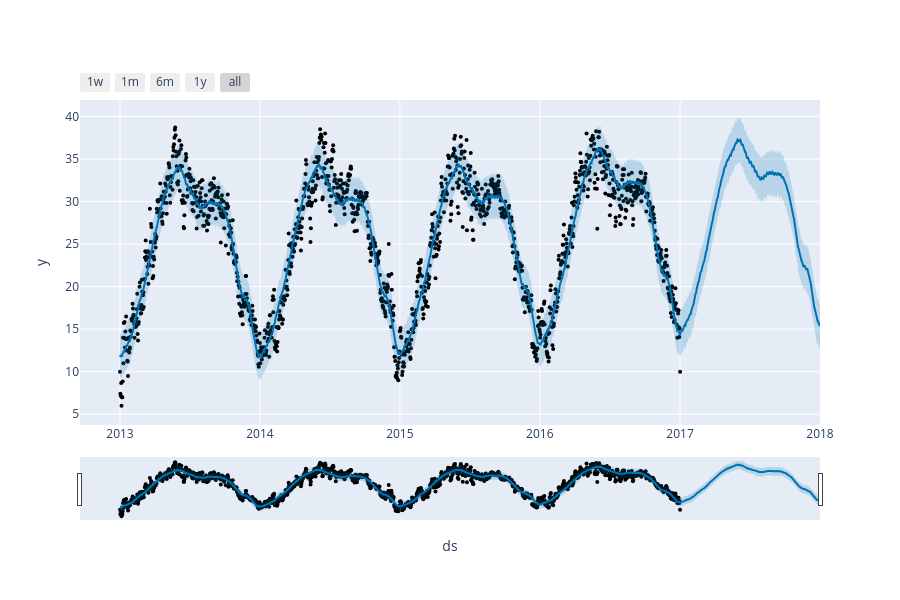

The code cell stored with this chart in its notebook:
### Code cell
plot_plotly(model, predictions)

### Figure 1 — Plotly figure (JSON) as saved in the notebook; plotly's stock layout.template omitted (floating-point values rounded to 4 significant figures; data arrays with more than 128 entries replaced by an {"elided": "..."} marker saying what was removed)
{"data": [{"marker": {"color": "black", "size": 4}, "mode": "markers", "name": "Actual", "type": "scatter", "x": {"elided": "1462 str values"}, "y": {"elided": "1462 float values"}}, {"hoverinfo": "skip", "line": {"width": 0}, "mode": "lines", "type": "scatter", "x": {"elided": "1827 str values"}, "y": {"elided": "1827 float values"}}, {"fill": "tonexty", "fillcolor": "rgba(0, 114, 178, 0.2)", "line": {"color": "#0072B2", "width": 2}, "mode": "lines", "name": "Predicted", "type": "scatter", "x": {"elided": "1827 str values"}, "y": {"elided": "1827 float values"}}, {"fill": "tonexty", "fillcolor": "rgba(0, 114, 178, 0.2)", "hoverinfo": "skip", "line": {"width": 0}, "mode": "lines", "type": "scatter", "x": {"elided": "1827 str values"}, "y": {"elided": "1827 float values"}}], "layout": {"height": 600, "showlegend": false, "width": 900, "xaxis": {"rangeselector": {"buttons": [{"count": 7, "label": "1w", "step": "day", "stepmode": "backward"}, {"count": 1, "label": "1m", "step": "month", "stepmode": "backward"}, {"count": 6, "label": "6m", "step": "month", "stepmode": "backward"}, {"count": 1, "label": "1y", "step": "year", "stepmode": "backward"}, {"step": "all"}]}, "rangeslider": {"visible": true}, "title": {"text": "ds"}, "type": "date"}, "yaxis": {"title": {"text": "y"}}}}
